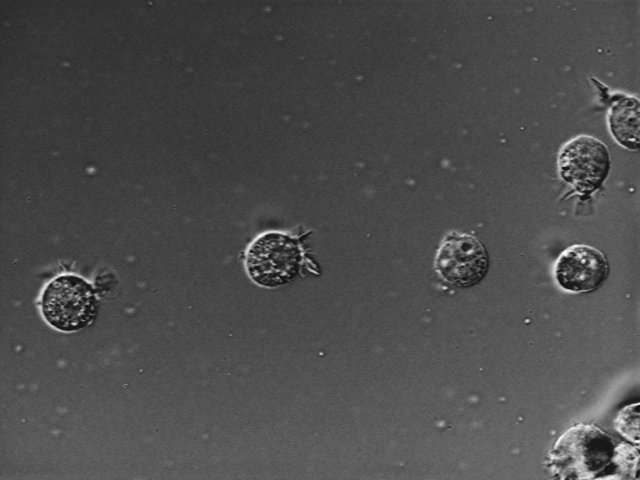
%> input picture Chapter03/images/AT3_1m4_01.tif, 640 x 480 px
$ octave exercise3_03.m   (GNU Octave 9; MATLAB toolbox functions it lacks are replaced by stand-ins)
%> lines starting %> are read from the running program, lines starting %| are printed output that depends on the picture
% Read in images
A = imread('images/AT3_1m4_01.tif');
%> A is the input picture: size 480x640 uint8; min 15, max 254, mean 76.6
B = imread('images/AT3_1m4_02.tif');
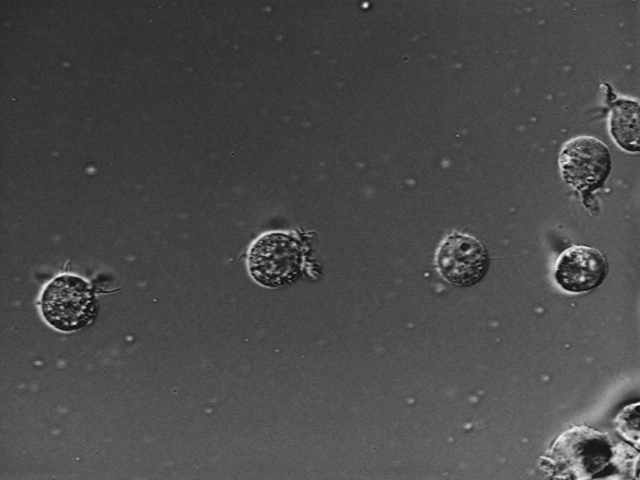
%> input picture Chapter03/images/AT3_1m4_02.tif, 640 x 480 px
%> B is the input picture: size 480x640 uint8; min 15, max 254, mean 74.8
C = imread('images/AT3_1m4_09.tif');
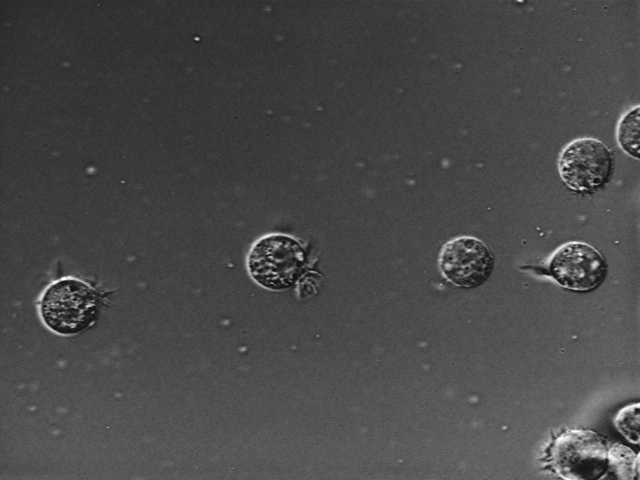
%> input picture Chapter03/images/AT3_1m4_09.tif, 640 x 480 px
%> C is the input picture: size 480x640 uint8; min 15, max 254, mean 73.1
D = imread('images/AT3_1m4_10.tif');
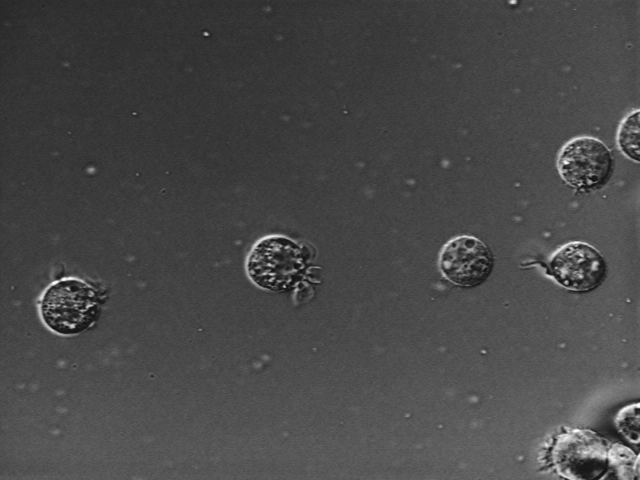
%> input picture Chapter03/images/AT3_1m4_10.tif, 640 x 480 px
%> D is the input picture: size 480x640 uint8; min 15, max 254, mean 72.4
images = [A, B, C, D];
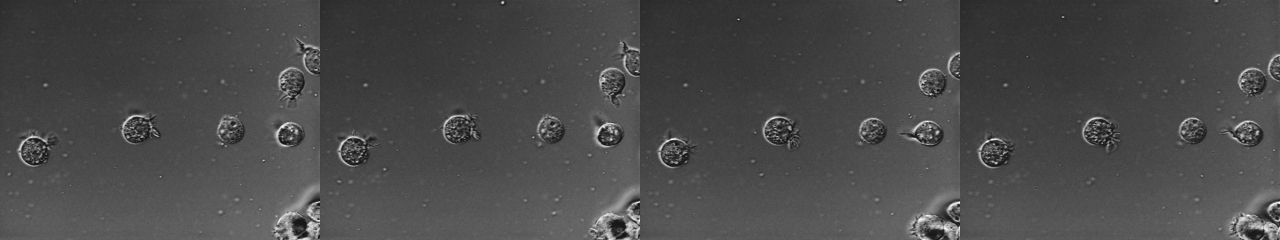
%> images: size 480x2560 uint8 (shown at 1/2 size); min 15, max 254, mean 74.2

for i = 1:size(images)
%> (the run ends here)
